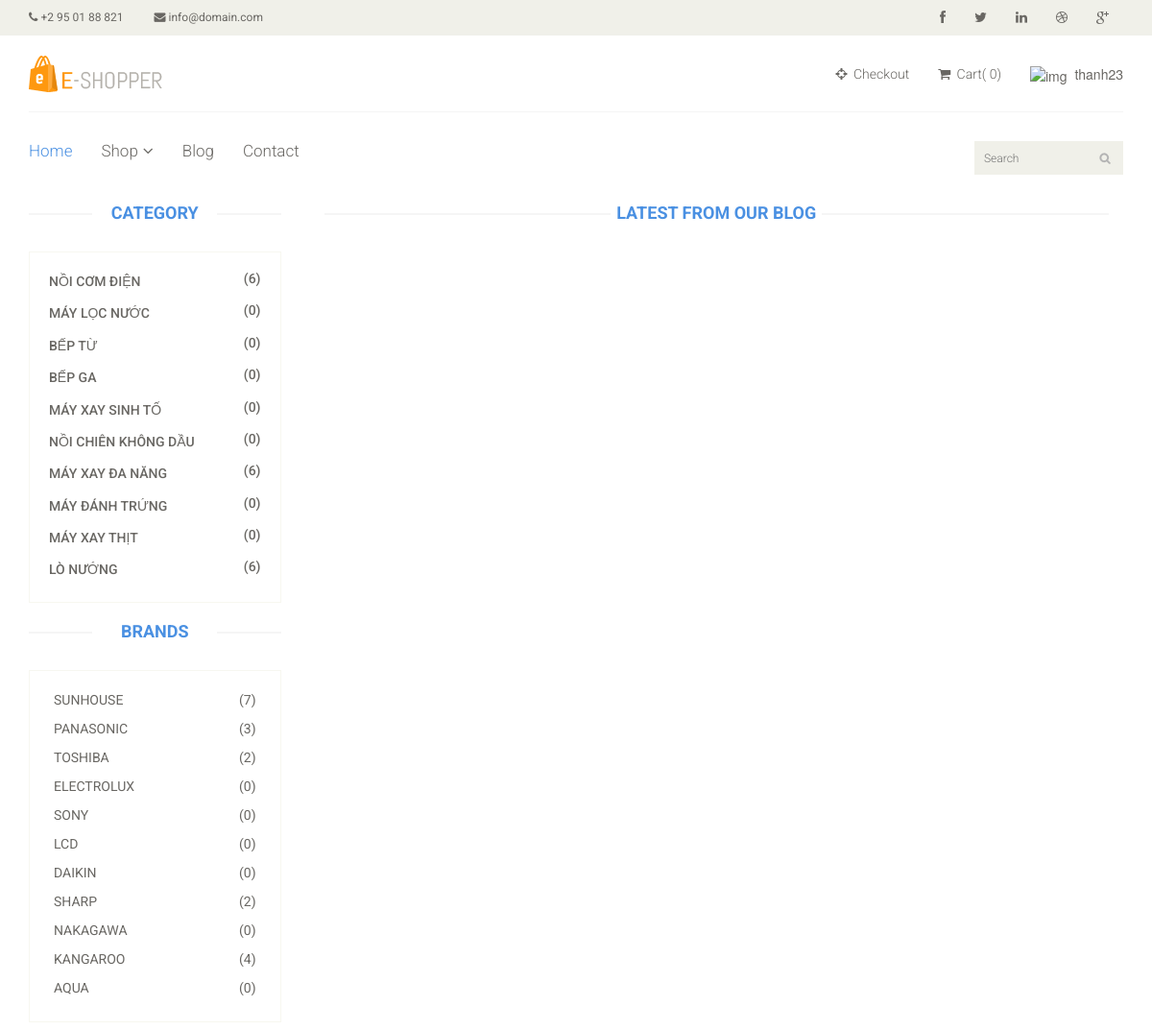
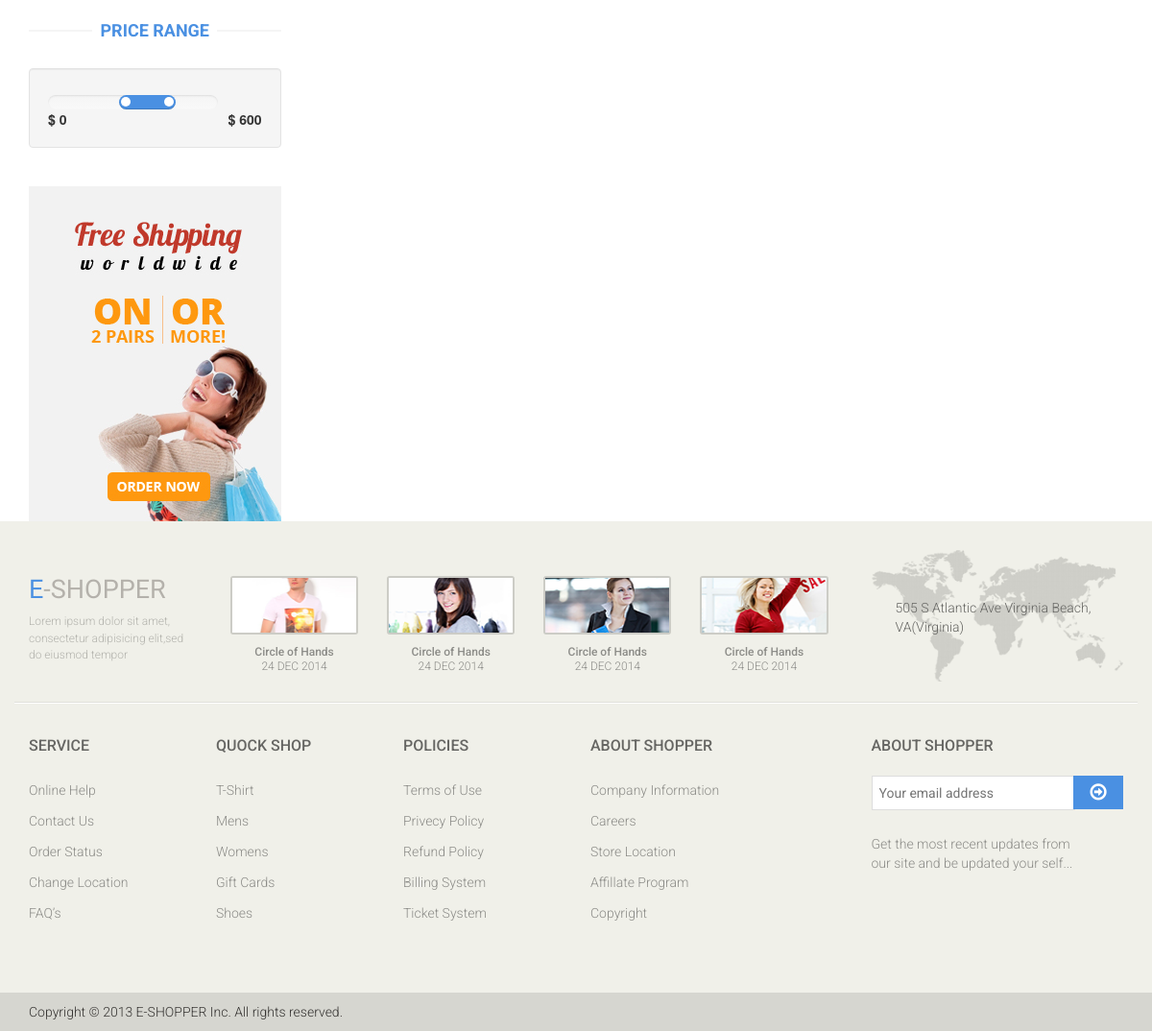
The page /Controller/--front/blog/blog.php (signed in) on the database its author committed (2 pictures, top to bottom).
### tables this page shows
CREATE TABLE `tbl_category` (
  `id_category` int(11) NOT NULL,
  `name` varchar(150) NOT NULL,
  `category_code` varchar(150) NOT NULL,
  `image` varchar(150) NOT NULL,
  `create_date` timestamp NOT NULL DEFAULT current_timestamp() ON UPDATE current_timestamp(),
  `user` varchar(150) NOT NULL,
  `status_category` enum('0','1') NOT NULL
);

CREATE TABLE `tbl_brand` (
  `id_brand` int(11) NOT NULL,
  `numerical order` int(100) NOT NULL,
  `brand_code` varchar(150) NOT NULL,
  `image` varchar(150) NOT NULL,
  `name` varchar(150) NOT NULL,
  `user` varchar(150) NOT NULL,
  `date` varchar(150) NOT NULL,
  ` function` text NOT NULL,
  `status_brand` enum('0','1') NOT NULL
);

### Controller/--front/blog/blog.php (called while the page is built, shortened)
<?php
require '../../../connect/database.php';
require '../../../view/--front/blog/blog.php';
?>

### models/Homee.php (called while the page is built, shortened)
<?php
$category =  mysqli_query($conn, "SELECT * FROM tbl_category WHERE status_category='0'");
$brand =  mysqli_query($conn, "SELECT * FROM tbl_brand WHERE status_brand='0'");

### view/--front/blog/blog.php (the view, shortened to what this page needs)
<?php
require '../../../layout/--front/header.php';
include '../../../models/Homee.php';
include '../../../Controller/blog.php';
?>
<section>
	<div class="container">
		<div class="row">
			<div class="col-sm-3">
				<div class="left-sidebar">
					<h2>Category</h2>
					<div class="panel-group category-products" id="accordian">
						<?php foreach ($category as $key => $value_category) :
							$num_category = $value_category['id_category'];
							$num_product_category =  mysqli_query($conn, "SELECT * FROM tbl_product WHERE id_category = $num_category"); ?>
							<div class="panel panel-default">
								<div class="panel-heading">
									<h4 class="panel-title">
										<a href="../../../Controller/--front/shop/shop_category.php?san-pham=<?php
																										echo $value_category['name'];
																										?>">
											<span class="pull-right">(<?php echo mysqli_num_rows($num_product_category) ?>)</span><?php echo $value_category['name'] ?>
										</a>
									</h4>
								</div>
							</div>
						<?php endforeach ?>
					</div>
					<div class="brands_products">
						<h2>Brands</h2>
						<div class="brands-name">
							<?php foreach ($brand as $key => $value_brand) :
								$num_brand = $value_brand['id_brand'];
								$num_product_brand =  mysqli_query($conn, "SELECT * FROM tbl_product WHERE id_brand = $num_brand"); ?>
								<ul class="nav nav-pills nav-stacked">
									<li><a href=""> <span class="pull-right">(<?php echo mysqli_num_rows($num_product_brand) ?>)</span><?php echo $value_brand['name'] ?></a></li>
								</ul>
							<?php endforeach ?>
						</div>
					</div>
					<div class="price-range">
						<h2>Price Range</h2>
						<div class="well">
							<input type="text" class="span2" value="" data-slider-min="0" data-slider-max="600" data-slider-step="5" data-slider-value="[250,450]" id="sl2"><br />
							<b>$ 0</b> <b class="pull-right">$ 600</b>
						</div>
					</div>
					<div class="shipping text-center">
						<img src="../../../public/--front/images/home/shipping.jpg" alt="" />
					</div>
				</div>
			</div>
			<div class="col-sm-9">
				<div class="blog-post-area">
					<h2 class="title text-center">Latest From our Blog</h2>
					<div class="pagination-area">
					</div>
				</div>
			</div>
		</div>
	</div>
</section>
<?php
require "../../../layout/--front/footer.php"
?>

### public/--front/css/main.css (style rules this page uses)
body { font-family: 'Roboto', sans-serif; position: relative; font-weight:400px; }
ul li { list-style: none; }
a { -webkit-transition: 300ms; -moz-transition: 300ms; -o-transition: 300ms; transition: 300ms; }
h1, h2, h3, h4, h5, h6 { font-family: 'Roboto', sans-serif; }
.category-products { border: 1px solid #F7F7F0; margin-bottom: 35px; padding-bottom: 20px; padding-top: 15px; }
.left-sidebar h2, .brands_products h2 { color: #4a90e2; font-family: 'Roboto', sans-serif; font-size: 18px; font-weight: 700; margin: 0 auto 30px; text-align: center; text-transform: uppercase; position: relative; z-index:3; }
.left-sidebar h2:after, h2.title:after { content: " "; position: absolute; border: 1px solid #f5f5f5; bottom:8px; left: 0; width: 100%; height: 0; z-index: -2; }
.left-sidebar h2:before { content: " "; position: absolute; background: #fff; bottom: -6px; width: 130px; height: 30px; z-index: -1; left: 50%; margin-left: -65px; }
h2.title:before { content: " "; position: absolute; background: #fff; bottom: -6px; width: 220px; height: 30px; z-index: -1; left: 50%; margin-left: -110px; }
.category-products .panel { background-color: #FFFFFF; border: 0px; border-radius: 0px; box-shadow:none; margin-bottom: 0px; }
.category-products .panel-default .panel-heading { background-color: #FFFFFF; border: 0 none; color: #FFFFFF; padding: 5px 20px; }
.category-products .panel-default .panel-heading .panel-title a { color: #696763; font-family: 'Roboto', sans-serif; font-size: 14px; text-decoration: none; text-transform: uppercase; }
.brands-name { border: 1px solid #F7F7F0; padding-bottom: 20px; padding-top: 15px; }
.brands-name .nav-stacked li a { background-color: #FFFFFF; color: #696763; font-family: 'Roboto', sans-serif; font-size: 14px; padding: 5px 25px; text-decoration: none; text-transform: uppercase; }
.shipping { background-color: #F2F2F2; margin-top: 40px; overflow: hidden; padding-top: 20px; position: relative; }
.price-range { margin-top:30px; }
.well { background-color: #FFFFFF; border: 1px solid #F7F7F0; border-radius: 4px; box-shadow: none; margin-bottom: 20px; min-height: 20px; padding: 35px; }
h2.title { color: #4a90e2; font-family: 'Roboto', sans-serif; font-size: 18px; font-weight: 700; margin: 0 15px; text-transform: uppercase; margin-bottom: 30px; position: relative; }
.pagination-area { margin-bottom:45px; margin-top:45px }

### rows shown on the page
tbl_category: mysqli_num_rows($num_product_category) "6", name "NỒI CƠM ĐIỆN"
tbl_category: mysqli_num_rows($num_product_category) "0", name "MÁY LỌC NƯỚC"
tbl_category: mysqli_num_rows($num_product_category) "0", name "BẾP TỪ"
tbl_category: mysqli_num_rows($num_product_category) "0", name "BẾP GA"
tbl_category: mysqli_num_rows($num_product_category) "0", name "MÁY XAY SINH TỐ"
tbl_category: mysqli_num_rows($num_product_category) "0", name "NỒI CHIÊN KHÔNG DẦU"
tbl_category: mysqli_num_rows($num_product_category) "6", name "MÁY XAY ĐA NĂNG"
tbl_category: mysqli_num_rows($num_product_category) "0", name "MÁY ĐÁNH TRỨNG"
tbl_category: mysqli_num_rows($num_product_category) "0", name "MÁY XAY THỊT"
tbl_category: mysqli_num_rows($num_product_category) "6", name "LÒ NƯỚNG"
tbl_brand: mysqli_num_rows($num_product_brand) "7", name "SUNHOUSE"
tbl_brand: mysqli_num_rows($num_product_brand) "3", name "PANASONIC"
tbl_brand: mysqli_num_rows($num_product_brand) "2", name "TOSHIBA"
tbl_brand: mysqli_num_rows($num_product_brand) "0", name "ELECTROLUX"
tbl_brand: mysqli_num_rows($num_product_brand) "0", name "SONY"
tbl_brand: mysqli_num_rows($num_product_brand) "0", name "LCD"
tbl_brand: mysqli_num_rows($num_product_brand) "0", name "DAIKIN"
tbl_brand: mysqli_num_rows($num_product_brand) "2", name "SHARP"
tbl_brand: mysqli_num_rows($num_product_brand) "0", name "NAKAGAWA"
tbl_brand: mysqli_num_rows($num_product_brand) "4", name "KANGAROO"
tbl_brand: mysqli_num_rows($num_product_brand) "0", name "AQUA"

### other values the page prints
total_item($cart) "0"
$tbl_login['username'] "thanh23"
